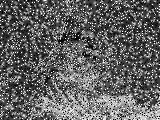
#> input picture dip2_py/restored__NOISE_TYPE_1__NR_BILATERAL_FILTER.jpg, 160 x 120 px; its folder holds only this picture in this run
$ python main.py restored__NOISE_TYPE_1__NR_BILATERAL_FILTER.jpg
#> lines starting #> are read from the running program, lines starting #| are printed output that depends on the picture; after the words box and inside, x2 and y2 are one past the last pixel; in counts of white or black regions, pixels touching at a corner belong together
### dip2_py/dip2.py
#============================================================================
# Name        : dip2.py
# Author      : Annamalai Lakshmanan
# Version     : 1.0
# Copyright   : -
# Description : Core functionality stubs for second DIP assignment (Python port)
#============================================================================

from __future__ import annotations

from enum import Enum, auto
from typing import Dict

import numpy as np


class NoiseType(Enum):
    """Enumerates supported synthetic noise variants."""

    NOISE_TYPE_1 = auto()
    NOISE_TYPE_2 = auto()


noise_type_names: Dict[NoiseType, str] = {
    NoiseType.NOISE_TYPE_1: "NOISE_TYPE_1",
    NoiseType.NOISE_TYPE_2: "NOISE_TYPE_2",
}


class NoiseReductionAlgorithm(Enum):
    """Enumerates available denoising algorithms."""
    NR_MOVING_AVERAGE_FILTER = auto()
    NR_MEDIAN_FILTER = auto()
    NR_BILATERAL_FILTER = auto()
    NR_NLM_FILTER = auto()


noise_reduction_algorithm_names: Dict[NoiseReductionAlgorithm, str] = {
    NoiseReductionAlgorithm.NR_MEDIAN_FILTER: "NR_MEDIAN_FILTER",
    NoiseReductionAlgorithm.NR_MOVING_AVERAGE_FILTER: "NR_MOVING_AVERAGE_FILTER",
    NoiseReductionAlgorithm.NR_BILATERAL_FILTER: "NR_BILATERAL_FILTER",
    NoiseReductionAlgorithm.NR_NLM_FILTER: "NR_NLM_FILTER",
}


def spatial_convolution(src: np.ndarray, kernel: np.ndarray) -> np.ndarray:
    """
    Convolution in spatial domain.
    Performs spatial convolution of image and filter kernel.
    """
    # TO DO !!
    # result = ((src * np.flip(kernel)).sum()/kernel.size).astype(np.uint8)
    result = ((src * np.flip(kernel)).sum()).astype(np.uint8)
    return np.array(result, copy=True)


def average_filter(src: np.ndarray, k_size: int) -> np.ndarray:
    """
    Moving average filter (aka box filter).
    You might want to use dip2.spatial_convolution(...) within this function.
    """
    # TO DO !!
    print("average_filter():")
    pad_size = int(k_size/2)
    padded_src = np.pad(src, (pad_size, pad_size), mode="reflect")

    height = src.shape[0]
    width = src.shape[1]
    filtered_img = np.empty((height, width), dtype=np.uint8)

    kernel = np.ones((k_size, k_size))
    kernel /= kernel.sum() #normalization

    for y in range(height):
        for x in range(width):
            crapped = padded_src[y:y+k_size, x:x+k_size]
            filtered_img[y,x] = spatial_convolution(crapped, kernel)

    return np.array(filtered_img, copy=True)


def median_filter(src: np.ndarray, k_size: int) -> np.ndarray:
    """
    Median filter.
    """
    # TO DO !!
    pad_size = int(k_size/2)
    padded_src = np.pad(src, (pad_size, pad_size), mode="reflect")

    height = src.shape[0]
    width = src.shape[1]
    filtered_img = np.empty((height, width), dtype=np.uint8)

    for y in range(height):
        for x in range(width):
            crapped = padded_src[y:y+k_size, x:x+k_size]
            filtered_img[y,x] = np.median(crapped).astype(np.uint8)

    return np.array(filtered_img, copy=True)


def bilateral_filter(src: np.ndarray, k_size: int, sigma_spatial: float, sigma_radiometric: float) -> np.ndarray:
    """
    Bilateral filter.
    """
    # TO DO !!
    print("bilateral_filter():")
    pad_size = int(k_size/2)
    padded_src = np.pad(src, (pad_size, pad_size), mode="reflect")

    height = src.shape[0]
    width = src.shape[1]
    filtered_img = np.empty((height, width), dtype=np.uint8)

    # spatial kernel
    distances = np.zeros((k_size,k_size), dtype=float)
    kernel_center = int(k_size/2)
    for y in range(k_size):
        for x in range(k_size):
            distances[y,x] = (x-kernel_center)**2 + (y-kernel_center)**2
    spatial_kernel = (1/(2*np.pi*sigma_spatial**2))* np.exp(-distances/(2*sigma_spatial**2))

    # iterate over image
    for y in range(height):
        for x in range(width):
            crapped = padded_src[y:y+k_size, x:x+k_size]

            # radiometric kernel
            center_pix = crapped[kernel_center, kernel_center]
            diff_intensity = (crapped - center_pix)**2
            radiometric_kernel = (1/(2*np.pi*sigma_radiometric**2))*np.exp(-diff_intensity/(2*sigma_radiometric**2))

            # combine kernels
            kernel = spatial_kernel*radiometric_kernel
            kernel /= kernel.sum()
            filtered_img[y,x] = spatial_convolution(crapped, kernel)

    return np.array(filtered_img, copy=True)


def nlm_filter(src: np.ndarray, search_size: int, sigma: float) -> np.ndarray:
    """
    Non-local means filter (optional task!).
    """
    print("nlm_filter():")
    patch_size = 3
    patch_center = int(patch_size/2)

    pad_size = int(search_size/2)
    padded_src = np.pad(src, (pad_size, pad_size), mode="reflect")

    height = src.shape[0]
    width = src.shape[1]
    filtered_img = np.zeros((height, width), dtype=np.uint8)

    denom = 2.0 * (sigma * sigma)
    eps_small = 1e-6
    eps_div = 1e-8 #to avoid 0 division

    # iterate over image
    search_window_pad_size = int(patch_size/2)
    for y in range(height):
        for x in range(width):

            # crop search_window
            search_window = padded_src[y:y+search_size, x:x+search_size].astype(np.float32)
            padded_search_window = np.pad(
                search_window,
                ((search_window_pad_size, search_window_pad_size),
                 (search_window_pad_size, search_window_pad_size)),
                mode="reflect"
            )

            # center patch
            center_pos_y = int(padded_search_window.shape[0]/2)
            center_pos_x = int(padded_search_window.shape[1]/2)
            center_patch = padded_search_window[
                center_pos_y - search_window_pad_size : center_pos_y + search_window_pad_size + 1,
                center_pos_x - search_window_pad_size : center_pos_x + search_window_pad_size + 1]
            center_patch_mean = center_patch.mean()

            weight_sum = 0.0
            weighted_pixel_sum = 0.0
            for y_s in range(search_size):
                for x_s in range(search_size):
                    # todo
                    patch = padded_search_window[y_s:(y_s+patch_size), x_s:(x_s+patch_size)]
                    patch_mean = patch.mean()
                    distance = (patch_mean - center_patch_mean) ** 2
                    weight = np.exp(-distance/ denom)
                    weight_sum += weight
                    weighted_pixel_sum += weight * padded_search_window[y_s + patch_center, x_s + patch_center]

            # filtered_img[y,x] = weighted_pixel_sum / (weight_sum + eps)
            # filtered_img[y,x] = weighted_pixel_sum / (weight_sum)
            if (weight_sum < eps_small) or not np.isfinite(weight_sum):
                filtered_img[y, x] = padded_search_window[center_pos_y, center_pos_x]
            else:
                filtered_img[y, x] = weighted_pixel_sum / weight_sum

    return np.array(filtered_img, copy=True)


# [6 lines left out: function choose_best_algorithm, not called in this run]


def denoise_image(
    src: np.ndarray,
    noise_type: NoiseType,
    noise_reduction_algorithm: NoiseReductionAlgorithm,
) -> np.ndarray:
    """
    Denoising, with parameters specifically tweaked to the supported noise types.
    """
    # TO DO !!
    if noise_reduction_algorithm is NoiseReductionAlgorithm.NR_MOVING_AVERAGE_FILTER:
        if noise_type is NoiseType.NOISE_TYPE_1:
            return average_filter(src, 3)
        if noise_type is NoiseType.NOISE_TYPE_2:
            return average_filter(src, 3)
        raise ValueError("Unhandled noise type!")

    if noise_reduction_algorithm is NoiseReductionAlgorithm.NR_MEDIAN_FILTER:
        if noise_type is NoiseType.NOISE_TYPE_1:
            return median_filter(src, 5)
        if noise_type is NoiseType.NOISE_TYPE_2:
            return median_filter(src, 5)
        raise ValueError("Unhandled noise type!")

    if noise_reduction_algorithm is NoiseReductionAlgorithm.NR_BILATERAL_FILTER:
        if noise_type is NoiseType.NOISE_TYPE_1:
            return bilateral_filter(src, 3, 2.0, 125.0)
        if noise_type is NoiseType.NOISE_TYPE_2:
            return bilateral_filter(src, 3, 2.0, 125.0)
        raise ValueError("Unhandled noise type!")

    if noise_reduction_algorithm is NoiseReductionAlgorithm.NR_NLM_FILTER:
        if noise_type is NoiseType.NOISE_TYPE_1:
            return nlm_filter(src, 5, 20.0)
        if noise_type is NoiseType.NOISE_TYPE_2:
            return nlm_filter(src, 5, 20.0)
        raise ValueError("Unhandled noise type!")

    raise ValueError("Unhandled filter type!")


__all__ = [
    "NoiseType",
    "NoiseReductionAlgorithm",
    "noise_type_names",
    "noise_reduction_algorithm_names",
    "spatial_convolution",
    "average_filter",
    "median_filter",
    "bilateral_filter",
    "nlm_filter",
    "choose_best_algorithm",
    "denoise_image",
]

### dip2_py/main.py
#============================================================================
# Name        : main.py
# Author      : Annamalai Lakshmanan
# Version     : 1.0
# Copyright   : -
# Description : Entry point mirroring the C++ assignment workflow
#============================================================================

from __future__ import annotations

import argparse
from pathlib import Path
from typing import Iterable

import cv2
import numpy as np

from dip2 import (
    NoiseReductionAlgorithm,
    NoiseType,
    denoise_image,
    noise_reduction_algorithm_names,
    noise_type_names,
)


def try_load_image(filename: Path) -> np.ndarray:
    """Return image as float32 grayscale array or raise IOError."""
    img = cv2.imread(str(filename), cv2.IMREAD_GRAYSCALE)
#> img is the input picture: shape (120, 160); min 0, max 255, mean 97.7
    if img is None:
        raise IOError(f"file {filename} not found")
    return img.astype(np.float32, copy=False)


def generate_noisy_image(img: np.ndarray, noise_type: NoiseType) -> np.ndarray:
    """Apply synthetic noise identical to the C++ reference implementation."""
    if noise_type is NoiseType.NOISE_TYPE_1:
        noise_level = 0.15
        tmp1 = np.random.uniform(0.0, 1.0, size=img.shape).astype(np.float32)
        tmp2 = (tmp1 >= noise_level).astype(np.float32) * img
        tmp3 = (tmp1 >= 1.0 - noise_level).astype(np.float32) * 255.0
        noisy = tmp2 + tmp3
        return np.clip(noisy, 0.0, 255.0, out=noisy)
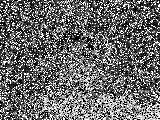
#> returned value: shape (120, 160) float32; min 0, max 255, mean 106.2

    if noise_type is NoiseType.NOISE_TYPE_2:
        noise_level = 50.0
        tmp1 = np.random.normal(0.0, noise_level, size=img.shape).astype(np.float32)
        noisy = img + tmp1
        noisy = np.clip(noisy, 0.0, 255.0, out=noisy)
        return noisy

    raise ValueError(f"Unhandled noise type {noise_type}")


def compute_psnr(reference: np.ndarray, estimate: np.ndarray) -> float:
    """Compute PSNR between two float32 images."""
    mse = np.mean((reference.astype(np.float32) - estimate.astype(np.float32)) ** 2)
    if mse <= 0.0:
        return float("inf")
    return 10.0 * np.log10((255.0 * 255.0) / mse)


def denoise_all(original: np.ndarray, noisy_images: Iterable[np.ndarray]) -> None:
    """Run all denoising combinations and write images/metrics to disk."""
    for noise_idx, noise_type in enumerate(NoiseType):
        noisy_img = noisy_images[noise_idx]
        cv2.imwrite(f"{noise_type_names[noise_type]}.jpg", noisy_img)
        for algo in NoiseReductionAlgorithm:
            denoised = denoise_image(noisy_img, noise_type, algo)
            filename = f"restored__{noise_type_names[noise_type]}__{noise_reduction_algorithm_names[algo]}.jpg"
            cv2.imwrite(filename, denoised)
            psnr = compute_psnr(original, denoised)
            print(f"PSNR for {noise_type_names[noise_type]} with {noise_reduction_algorithm_names[algo]}: {psnr:.2f} dB")


def parse_args() -> argparse.Namespace:
    parser = argparse.ArgumentParser(description="dip2 Python assignment runner")
    parser.add_argument("image_path", type=Path, help="Path to source image")
    return parser.parse_args()


def main() -> None:
    args = parse_args()
    original = try_load_image(args.image_path)
    noisy_images = [generate_noisy_image(original, noise_type) for noise_type in NoiseType]
#> in generate_noisy_image (call 2), `noise_level = 50.0`: noise_level = 50
#> in generate_noisy_image (call 2), `tmp1 = np.random.normal(0.0, noise_level, size=img.shape).astype(np.fl..`:
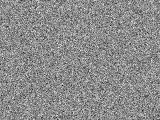
#> tmp1: shape (120, 160) float32; min -233, max 191.6, mean 0; drawn with min black and max white
#> in generate_noisy_image (call 2), `noisy = img + tmp1`:
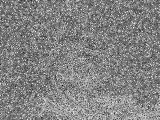
#> noisy: shape (120, 160) float32; min -233, max 411.3, mean 97.7; drawn with min black and max white
#> in generate_noisy_image (call 2), `noisy = np.clip(noisy, 0.0, 255.0, out=noisy)`:
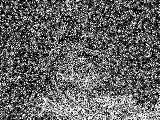
#> noisy: shape (120, 160) float32; 14.02% of pixels changed, all inside (x1, y1, x2, y2) = (0, 0, 160, 120)
#> noisy_images = 2 items
    denoise_all(original, noisy_images)
#> the loop in denoise_all, `for noise_idx, noise_type in enumerate(NoiseType):` made 2 passes
#> pass 1, in average_filter, `padded_src = np.pad(src, (pad_size, pad_size), mode="reflect")`:
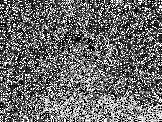
#> padded_src: shape (122, 162) float32; min 0, max 255, mean 106.3
#> pass 1, in denoise_all, `cv2.imwrite(filename, denoised)`:
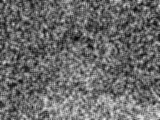
#> saved as restored__NOISE_TYPE_1__NR_MOVING_AVERAGE_FILTER.jpg: shape (120, 160); min 2, max 241, mean 105.8
#> pass 1, in median_filter, `padded_src = np.pad(src, (pad_size, pad_size), mode="reflect")`:
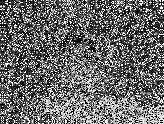
#> padded_src: shape (124, 164) float32; min 0, max 255, mean 106.6


if __name__ == "__main__":
    main()

$ run again, on dip2_py/restored__NOISE_TYPE_2__NR_BILATERAL_FILTER.jpg
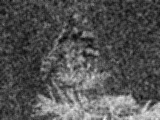
#> input picture dip2_py/restored__NOISE_TYPE_2__NR_BILATERAL_FILTER.jpg, 160 x 120 px
#> in try_load_image, img is the input picture: shape (120, 160); min 4, max 247, mean 82.3
#> noise_level = 50
#> in generate_noisy_image (call 2), `noisy = np.clip(noisy, 0.0, 255.0, out=noisy)`:
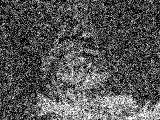
#> noisy: shape (120, 160) float32; min 0, max 255, mean 84.5
#> noisy_images = 2 items
#> the loop in denoise_all, `for noise_idx, noise_type in enumerate(NoiseType):` made 2 passes
#> pass 1, in median_filter, `padded_src = np.pad(src, (pad_size, pad_size), mode="reflect")`:
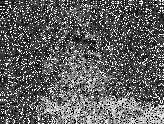
#> padded_src: shape (124, 164) float32; min 0, max 255, mean 95.5
